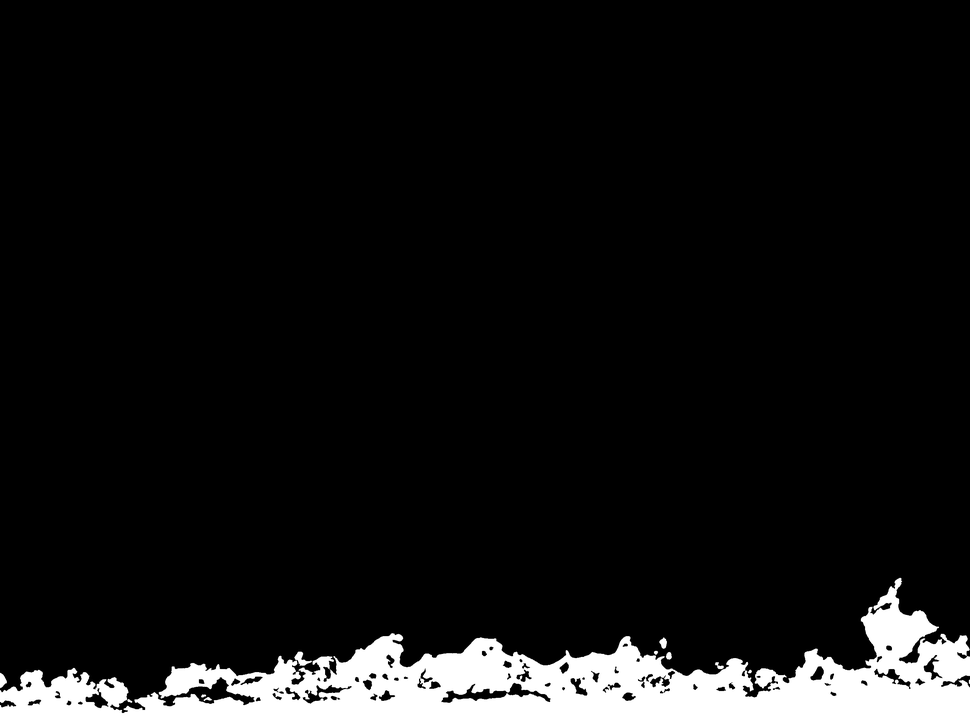
#> input picture input_files/TPS_layer/test/2303_01 (9).png, 970 x 727 px, shrunk from 2560 x 1920 before the run; its folder holds only this picture in this run
$ python threshold_main.py
#> lines starting #> are read from the running program, lines starting #| are printed output that depends on the picture; after the words box and inside, x2 and y2 are one past the last pixel; in counts of white or black regions, pixels touching at a corner belong together
### threshold_method/threshold_functions.py
import cv2
import numpy as np
import matplotlib.pyplot as plt
from typing import List, Tuple

def load_image(path: str) -> np.ndarray:
    img = cv2.imread(path, cv2.IMREAD_GRAYSCALE)
    if img is None:
        raise FileNotFoundError(f"Bild nicht gefunden: {path}")
    return img

def load_and_invert_mask(path: str) -> Tuple[np.ndarray, List[np.ndarray]]:
    """
    Lädt ein Grauwert-Bild, findet Außenkonturen der weißen Regionen,
    erstellt eine invertierte Füll-Maske (innen=0, außen=255) und
    gibt (Maske, Konturen) zurück.
    """
    mask_orig = cv2.imread(path, cv2.IMREAD_GRAYSCALE)
    if mask_orig is None:
        raise FileNotFoundError(f"Maske nicht gefunden: {path}")
    contour_TPS, _ = cv2.findContours(mask_orig,
                                   cv2.RETR_EXTERNAL,
                                   cv2.CHAIN_APPROX_SIMPLE)
    mask = np.ones_like(mask_orig, dtype=np.uint8) * 255
    cv2.drawContours(mask, contour_TPS, -1, 0, thickness=cv2.FILLED)
    return mask, contour_TPS

def apply_mask(img: np.ndarray, mask: np.ndarray, mode: str = 'and') -> np.ndarray:
    """
    mode='and': klassisches Maskieren (AND)
    mode='or' : überall mask=255 → Pixel auf 255 setzen (OR)
    """
    if mode == 'and':
        return cv2.bitwise_and(img, img, mask=mask)
    elif mode == 'or':
        return cv2.bitwise_or(img, mask)
    else:
        raise ValueError("apply_mask: mode muss 'and' oder 'or' sein")

def HA_thresh_otsu(img: np.ndarray) -> np.ndarray:
    """
    Otsu ±20 Graustufen als Graustufenberiech der HA Schicht -> Binärbild (0/255)
    """
    thresh, _ = cv2.threshold(img, 0, 255,
                              cv2.THRESH_BINARY + cv2.THRESH_OTSU)
    return cv2.inRange(img, thresh - 20, thresh + 20)

def shift_contours(contours: List[np.ndarray],
                   dx: int,
                   dy: int,
                   img_shape: Tuple[int,int]) -> List[np.ndarray]:
    """
    Verschiebt jede Kontur in der Liste um (dx, dy).
    dy>0 → nach unten. Clamping auf img_shape (h, w).
    """
    h, w = img_shape
    shifted = []
    for cnt in contours:
        cnt2 = cnt.copy()
        cnt2[:,0,0] = np.clip(cnt2[:,0,0] + dx, 0, w-1)
        cnt2[:,0,1] = np.clip(cnt2[:,0,1] - dy, 0, h-1)
        shifted.append(cnt2)
    return shifted

def close_touching_shifted(binary_img: np.ndarray,
                           contours: List[np.ndarray],
                           dy: int,
                           ksize: int) -> np.ndarray:
    """
    Schließt nur jene Objekte in binary_img, deren Konturen
    nach Verschiebung um dy direkt am Objekt angrenzen.
    ksize: ungerade Kernelgröße für cv2.MORPH_CLOSE.
    """
    # 1) Label map erzeugen
    _, labels = cv2.connectedComponents(binary_img)
    h, w = binary_img.shape

    # 2) Konturen um dy verschieben
    shifted = shift_contours(contours, dx=0, dy=dy, img_shape=(h, w))

    # 3) Alle Punkte der verschobenen Konturen sammeln
    ref_pts = {(pt[0], pt[1]) for cnt in shifted for pt in cnt.reshape(-1,2)}

    # 4) Labels ermitteln, die an diese Punkte angrenzen
    labels_to_close = set()
    for x, y in ref_pts:
        for dx2, dy2 in [(-1,0),(1,0),(0,-1),(0,1)]:
            nx, ny = x + dx2, y + dy2
            if 0 <= nx < w and 0 <= ny < h:
                lbl = labels[ny, nx]
                if lbl != 0:
                    labels_to_close.add(int(lbl))

    # 5) Maske dieser Labels
    touch_mask = np.isin(labels, list(labels_to_close)).astype(np.uint8) * 255

    # 6) Morphologisches Schließen auf dieser Maske
    kernel = cv2.getStructuringElement(cv2.MORPH_ELLIPSE, (ksize, ksize))
    closed = cv2.morphologyEx(touch_mask, cv2.MORPH_CLOSE, kernel)

    # 7) Nur in geschlossenen Bereichen im Original weiß setzen
    out = binary_img.copy()
    out[closed == 255] = 255
    return out

def find_biggest_contour(img):
    # Find contours in the binary image
    contours, _ = cv2.findContours(img, cv2.RETR_EXTERNAL, cv2.CHAIN_APPROX_SIMPLE)

    # Find the biggest contour based on area
    if contours:
        biggest_contour = max(contours, key=cv2.contourArea)
        return img, biggest_contour
    else:
        return img, None

# [15 lines left out: function display_images, not called in this run]

### threshold_method/threshold_main.py
import os
import time
import glob
import json
import math
from typing import Tuple, List

import cv2
import numpy as np
import matplotlib.pyplot as plt

from threshold_functions import (
    load_image,
    load_and_invert_mask,
    apply_mask,
    HA_thresh_otsu,
    close_touching_shifted,
    find_biggest_contour,
    display_images
)

# -------------------------------
# Projektpfade
# -------------------------------

project_root = r"C:\Users\Constantin\Desktop\Segmenting_Hydroxilapatit"

images_dir = os.path.join(project_root, r"input_files\images\test")
tps_dir    = os.path.join(project_root, r"input_files\TPS_layer\test")
gt_dir     = os.path.join(project_root, r"input_files\masks\test")

out_root   = os.path.join(project_root, r"Test_Results\otsu_threshold_runs")
os.makedirs(out_root, exist_ok=True)

save_viz = True

# Parameter des Otsu Ansatzes
band_halfwidth = 20          # Bandbreite um den Otsu Schwellwert
shift_dy       = 8           # Verschiebung der TPS Kontur nach oben
close_ksize    = 8           # Kernelgröße für das Schließen


# -------------------------------
# Hilfsfunktionen für Metriken
# -------------------------------

def basename_noext(p: str) -> str:
    return os.path.splitext(os.path.basename(p))[0]

def ensure_u8_binary(a: np.ndarray) -> np.ndarray:
    """Sichert ein Binärbild mit Werten 0 und 255."""
    return ((a > 0).astype(np.uint8) * 255)

def thickness_per_column(mask_u8: np.ndarray) -> np.ndarray:
    """Zählt Vordergrundpixel je Spalte."""
    return (mask_u8 > 0).sum(axis=0).astype(np.int32)

def dice_iou(pred_u8: np.ndarray, gt_u8: np.ndarray) -> Tuple[float, float]:
    """Berechnet Dice und IoU basierend auf 0 und 255."""
    p = (pred_u8 > 0).astype(np.uint8)
    g = (gt_u8   > 0).astype(np.uint8)
    inter = int(np.sum((p & g) > 0))
    pp    = int(np.sum(p > 0))
    gg    = int(np.sum(g > 0))
    union = pp + gg - inter
    dice = (2.0 * inter / (pp + gg)) if (pp + gg) > 0 else 0.0
    iou  = (inter / union) if union > 0 else 0.0
    return float(dice), float(iou)

def coverage_recall(pred_u8: np.ndarray, gt_u8: np.ndarray) -> float:
    """Abdeckung der GT durch die Vorhersage."""
    p = (pred_u8 > 0).astype(np.uint8)
    g = (gt_u8   > 0).astype(np.uint8)
    gt_pos = int(np.sum(g > 0))
    if gt_pos == 0:
        return float("nan")
    hit = int(np.sum((p & g) > 0))
    return float(hit / gt_pos)

def otsu_threshold_value(img_u8: np.ndarray) -> int:
    """Gibt den Otsu Schwellwert für ein Graubild zurück."""
    thr, _ = cv2.threshold(img_u8, 0, 255, cv2.THRESH_BINARY + cv2.THRESH_OTSU)
    return int(round(thr))

def pseudo_prob_from_otsu(img_u8: np.ndarray, thr: int, halfwidth: int) -> np.ndarray:
    """
    Pseudowahrscheinlichkeit basierend auf der Distanz zum Otsu Schwellwert.
    Werte innerhalb des Bandes erhalten hohe Werte.
    Rückgabe float in [0,1].
    """
    dist = np.abs(img_u8.astype(np.int16) - thr)
    p = 1.0 - (dist / float(max(1, halfwidth)))
    p = np.clip(p, 0.0, 1.0)
    return p.astype(np.float32)


# -------------------------------
# Paarbildung
# -------------------------------

img_exts = ("*.png", "*.tif", "*.tiff", "*.jpg", "*.jpeg")

imgs = []
for ext in img_exts:
    imgs += glob.glob(os.path.join(images_dir, ext))
imgs = sorted(imgs)

tps = sorted(glob.glob(os.path.join(tps_dir, "*.png")))
gts = sorted(glob.glob(os.path.join(gt_dir, "*.png")))

img_map = {basename_noext(p): p for p in imgs}
tps_map = {basename_noext(p): p for p in tps}
gt_map  = {basename_noext(p): p for p in gts}

common_keys = sorted(set(img_map) & set(tps_map) & set(gt_map))
pairs = [(img_map[k], tps_map[k], gt_map[k]) for k in common_keys]

print(f"Gefundene Tripel: {len(pairs)}")
if not pairs:
    raise RuntimeError("Keine passenden Bild Tripel gefunden")


# -------------------------------
# Ausgabeordner anlegen
# -------------------------------

prob_dir      = os.path.join(out_root, "prob_maps")
pred_dir      = os.path.join(out_root, "pred_masks")
gt_out_dir    = os.path.join(out_root, "gt_mask")
th_pred_dir   = os.path.join(out_root, "thickness_pred")
th_gt_dir     = os.path.join(out_root, "thickness_gt")
metrics_dir   = os.path.join(out_root, "metrics")
prompts_dir   = os.path.join(out_root, "prompts")
metadata_dir  = os.path.join(out_root, "metadata")
viz_dir       = os.path.join(out_root, "viz")

for d in [prob_dir, pred_dir, gt_out_dir, th_pred_dir, th_gt_dir, metrics_dir, prompts_dir, metadata_dir, viz_dir]:
    os.makedirs(d, exist_ok=True)


# -------------------------------
# Verarbeitung
# -------------------------------

for idx, (img_path, tps_path, gt_path) in enumerate(pairs, 1):
    stem = basename_noext(img_path)
    t0 = time.perf_counter()
    print(f"[{idx}/{len(pairs)}] {stem}")

    try:
        # 1. Eingang laden
        original = load_image(img_path)
#> in load_image, img is the input picture: shape (727, 970); min 0, max 255, mean 21.5
        tps_mask_inv, contour_TPS = load_and_invert_mask(tps_path)
#> in load_and_invert_mask, `contour_TPS, _ = cv2.findContours(mask_orig, cv2.RETR_EXTERNAL, cv2.CH..`: contour_TPS = 11 contours, 10 with area under 20; largest, box (x1, y1, x2, y2) and area: (0, 575, 970, 727) 67644
#> in load_and_invert_mask, `cv2.drawContours(mask, contour_TPS, -1, 0, thickness=cv2.FILLED)`:
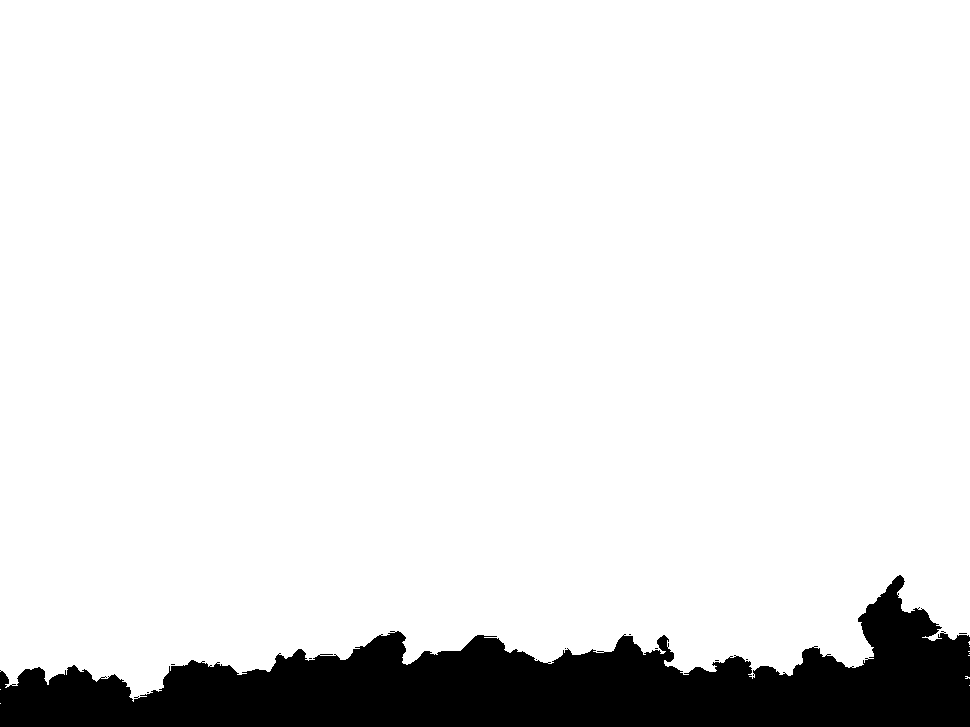
#> mask: shape (727, 970); 90.2% white; 11 black regions (10 under 20 px)

        # 2. Auf TPS begrenzen
        masked_orig = apply_mask(original, tps_mask_inv, mode="and")
#> in apply_mask, `return cv2.bitwise_and(img, img, mask=mask)`: returned value: shape (727, 970); every value is 0

        # 3. Otsu Band und binäre Kandidaten
        #    HA_thresh_otsu liefert ein Binärbild auf Basis des Bandes ± band_halfwidth
        #    Für die Pseudowahrscheinlichkeit wird der Otsu Schwellwert separat bestimmt
        ha_candidates = HA_thresh_otsu(masked_orig)
#> in HA_thresh_otsu, `thresh, _ = cv2.threshold(img, 0, 255, cv2.THRESH_BINARY + cv2.THRESH_..`: thresh = 0
#> in HA_thresh_otsu, `return cv2.inRange(img, thresh - 20, thresh + 20)`: returned value: shape (727, 970); every value is 255
        thr_val = otsu_threshold_value(masked_orig)
#> thr_val = 0
        prob_float = pseudo_prob_from_otsu(masked_orig, thr_val, band_halfwidth)
#> in pseudo_prob_from_otsu, `dist = np.abs(img_u8.astype(np.int16) - thr)`: dist: shape (727, 970) int16; every value is 0
#> in pseudo_prob_from_otsu, `p = 1.0 - (dist / float(max(1, halfwidth)))`: p: shape (727, 970) float64; every value is 1
#> in pseudo_prob_from_otsu, `return p.astype(np.float32)`: returned value: shape (727, 970) float32; every value is 1

        # 4. Verbinden der nahe an TPS liegenden Komponenten
        ha_closed = close_touching_shifted(
            ha_candidates,
            contour_TPS,
            dy=shift_dy,
            ksize=close_ksize
        )
#> in close_touching_shifted, `_, labels = cv2.connectedComponents(binary_img)`: labels: shape (727, 970) int32; every value is 1
#> the loop in shift_contours, `for cnt in contours:` made 11 passes
#> after the loop in shift_contours, `for cnt in contours:`: shifted = 11 contours, 10 with area under 20; largest, box (x1, y1, x2, y2) and area: (0, 567, 970, 719) 67644
#> in close_touching_shifted, `ref_pts = {(pt[0], pt[1]) for cnt in shifted for pt in cnt.reshape(-1,..`: ref_pts = 1006 items
#> the loop in close_touching_shifted, `for x, y in ref_pts:` made 1006 passes
#> (x, y) on passes 1 to 3: (847, 659), (18, 673), (730, 650)
#> after the loop in close_touching_shifted, `for x, y in ref_pts:`: labels_to_close = 1 item

        # 5. Größte zusammenhängende Struktur wählen und füllen
        _, contour_HA = find_biggest_contour(ha_closed)
#> in find_biggest_contour, `contours, _ = cv2.findContours(img, cv2.RETR_EXTERNAL, cv2.CHAIN_APPRO..`: contours = [[[0, 0], [0, 726], [969, 726], [969, 0]]]
#> in find_biggest_contour, `biggest_contour = max(contours, key=cv2.contourArea)`: biggest_contour = [[0, 0], [0, 726], [969, 726], [969, 0]]
#> contour_HA = [[0, 0], [0, 726], [969, 726], [969, 0]]
        if contour_HA is not None:
            HA = np.zeros_like(original, dtype=np.uint8)
            cv2.drawContours(HA, [contour_HA], -1, 255, cv2.FILLED)
        else:
            HA = np.zeros_like(original, dtype=np.uint8)

        # 6. Referenz laden und auf TPS begrenzen
        gt = cv2.imread(gt_path, cv2.IMREAD_GRAYSCALE)
        if gt is None:
            raise FileNotFoundError(f"GT nicht gefunden: {gt_path}")
        gt_bin = ensure_u8_binary(gt)
#> in ensure_u8_binary, `return ((a > 0).astype(np.uint8) * 255)`:
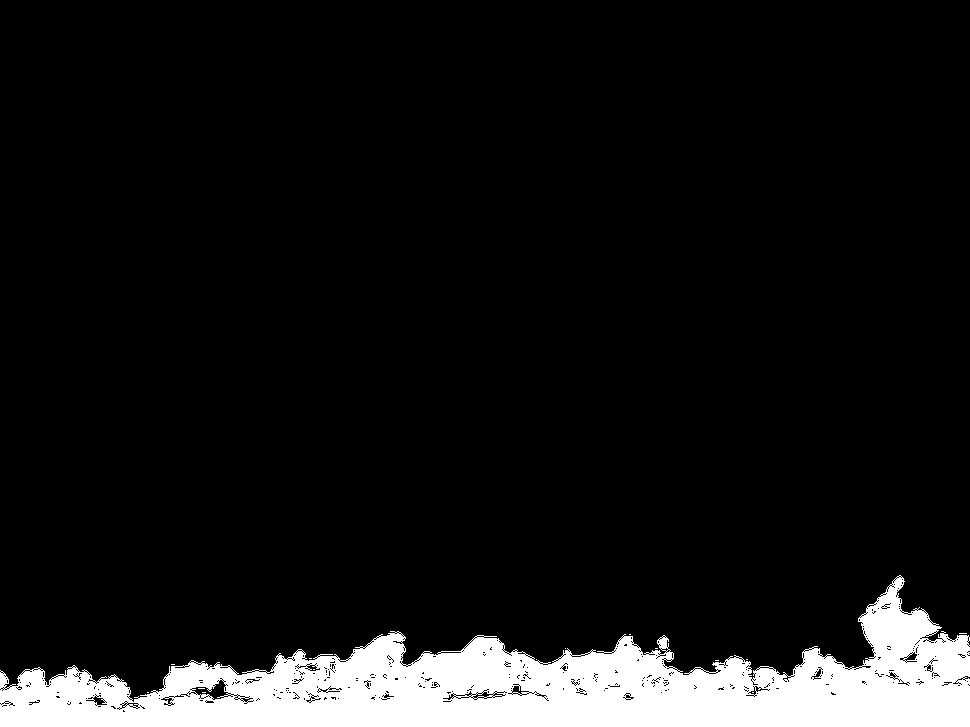
#> returned value: shape (727, 970); 9.3% white; 15 white regions (14 under 20 px), largest, box (x1, y1, x2, y2) and area: (0, 575, 970, 727) 65608
        gt_masked = cv2.bitwise_and(gt_bin, tps_mask_inv)

        # 7. Artefakte schreiben
        prob_u8 = np.rint(np.clip(prob_float * 255.0, 0, 255)).astype(np.uint8)
        out_prob = os.path.join(prob_dir, f"{stem}_prob.png")
        out_pred = os.path.join(pred_dir, f"{stem}_pred.png")
        out_gt   = os.path.join(gt_out_dir, f"{stem}_gt.png")

        cv2.imwrite(out_prob, prob_u8)
        cv2.imwrite(out_pred, HA)
        cv2.imwrite(out_gt,   gt_masked)

        # 8. Dickenprofile
        th_pred = thickness_per_column(HA)
#> th_pred = 970 values from 727 to 727
        th_gt   = thickness_per_column(gt_masked)
#> th_gt = 970 values from 0 to 0
        W_orig  = original.shape[1]
#> W_orig = 970
        idxs    = np.arange(W_orig, dtype=np.int32)
#> idxs = 970 values from 0 to 969

        out_th_pred = os.path.join(th_pred_dir, f"{stem}_thickness_pred.csv")
        out_th_gt   = os.path.join(th_gt_dir,   f"{stem}_thickness_gt.csv")

        np.savetxt(out_th_pred,
                   np.c_[idxs, th_pred],
                   delimiter=",",
                   header="spaltenindex,dicke_pixel",
                   fmt="%d", comments="")
        np.savetxt(out_th_gt,
                   np.c_[idxs, th_gt],
                   delimiter=",",
                   header="spaltenindex,dicke_pixel",
                   fmt="%d", comments="")

        # 9. Bildmetriken
        dice, iou = dice_iou(HA, gt_masked)
#> in dice_iou, `p = (pred_u8 > 0).astype(np.uint8)`: p: shape (727, 970); every value is 1
#> in dice_iou, `inter = int(np.sum((p & g) > 0))`: inter = 0
#> in dice_iou, `pp    = int(np.sum(p > 0))`: pp = 705190
#> in dice_iou, `gg    = int(np.sum(g > 0))`: gg = 0
#> in dice_iou, `union = pp + gg - inter`: union = 705190
#> in dice_iou, `dice = (2.0 * inter / (pp + gg)) if (pp + gg) > 0 else 0.0`: dice = 0
#> dice = 0; iou = 0
        diff = th_pred.astype(np.int32) - th_gt.astype(np.int32)
#> diff = 970 values from 727 to 727
        mae  = float(np.mean(np.abs(diff))) if diff.size else 0.0
#> mae = 727
        bias = float(np.mean(diff)) if diff.size else 0.0
#> bias = 727
        mabs = int(np.max(np.abs(diff))) if diff.size else 0
#> mabs = 727
        cover = coverage_recall(HA, gt_masked)
#> in coverage_recall, `gt_pos = int(np.sum(g > 0))`: gt_pos = 0
#> cover = nan
        t_ms = (time.perf_counter() - t0) * 1000.0

        metrics = {
            "dice": dice,
            "iou": iou,
            "mae_dicke": mae,
            "bias_dicke": bias,
            "max_abs_err": mabs,
            "abdeckung": cover,
            "laufzeit_ms": float(round(t_ms, 1))
        }
#> metrics = {'dice': 0, 'iou': 0, 'mae_dicke': 727, 'bias_dicke': 727, 'max_abs_err': 727, 'abdeckung': nan, 'laufzeit_ms': 286.2}
        with open(os.path.join(metrics_dir, f"{stem}_metrics.json"), "w", encoding="utf-8") as f:
            json.dump(metrics, f, indent=2, ensure_ascii=False)

        # 10. Protokoll für die Schwellenmethode
        prompt_log = {
            "methode": "otsu_band",
            "parameter": {
                "band_halfwidth": int(band_halfwidth),
                "shift_dy": int(shift_dy),
                "close_ksize": int(close_ksize),
                "otsu_threshold": int(thr_val)
            }
        }
        with open(os.path.join(prompts_dir, f"{stem}_prompt_protokoll.json"), "w", encoding="utf-8") as f:
            json.dump(prompt_log, f, indent=2, ensure_ascii=False)

        # 11. Metadaten
        metadata = {
            "bildkennung": stem,
            "eingabe_bild": img_path,
            "eingabe_tps": tps_path,
            "eingabe_gt": gt_path,
            "verfahrensart": "Otsu Band um Schwellwert",
            "prob_map_definition": "Nahewert zu Otsu Schwellwert im Band",
            "band_halfwidth": int(band_halfwidth),
            "shift_dy": int(shift_dy),
            "close_ksize": int(close_ksize)
        }
        with open(os.path.join(metadata_dir, f"{stem}_bildmetadaten.json"), "w", encoding="utf-8") as f:
            json.dump(metadata, f, indent=2, ensure_ascii=False)

        # 12. Visualisierung
        if save_viz:
            fig, axes = plt.subplots(1, 4, figsize=(16, 4))
            axes[0].imshow(masked_orig, cmap="gray"); axes[0].set_title("Bild ohne TPS"); axes[0].axis("off")
            axes[1].imshow(gt_masked,  cmap="gray");  axes[1].set_title("Referenz"); axes[1].axis("off")
            axes[2].imshow(prob_u8, vmin=0, vmax=255); axes[2].set_title("Pseudowahrscheinlichkeit"); axes[2].axis("off")
            axes[3].imshow(HA, cmap="gray"); axes[3].set_title("Vorhersage Otsu"); axes[3].axis("off")
            plt.tight_layout()
            plt.savefig(os.path.join(viz_dir, f"{stem}_viz.png"), dpi=150)
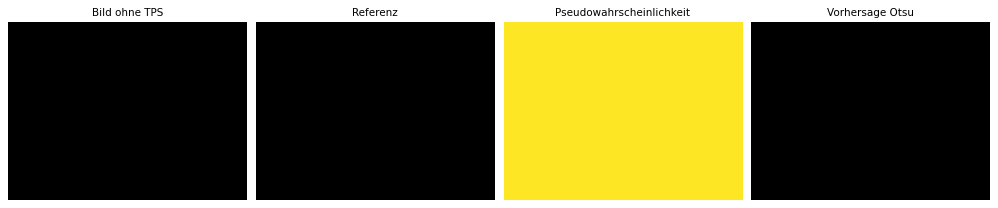
#> figure drawn by matplotlib, 4 panels
            plt.close(fig)

        print(f"{stem}: prob, pred, gt, Dickenprofile, Metriken, Protokoll und Metadaten gespeichert")

    except Exception as e:
        print(f"Fehler bei {stem}: {e}")
